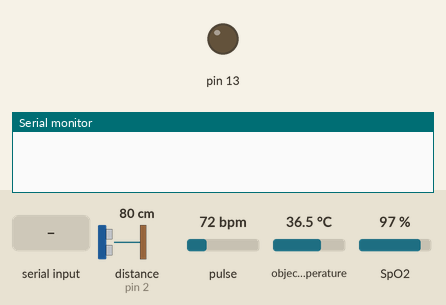
The sketch below on a simulated Arduino Uno, built with avr-gcc and run on an emulated ATmega328P. On the bench: output pins drawn as LEDs (lit = HIGH), the last lines printed to the serial monitor. Wiring (inferred from the names in the program): ultrasonic range finder: trigger pin 3; echo pin 2. Inputs (shaded band) come from the test bench; at power-on: distance to the obstacle (sensor on pin 2) 80 cm, pulse 72 bpm, object temperature 36.5 °C, SpO2 97 %. The echo pulse lasts 58.3 µs per cm; pins used as bus, display or sensor lines are not drawn.

Above: at 1.2 s.
1.3 s: "90,45\n" received over Serial
At 2.4 s:
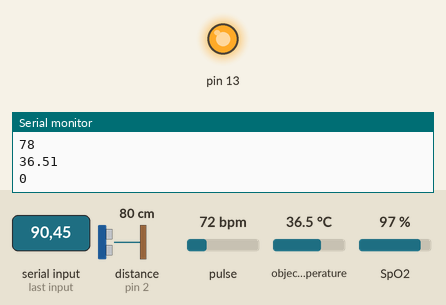
Timing chart, 0 to 7.8 s (numbered marks = the images above; inputs shaded):
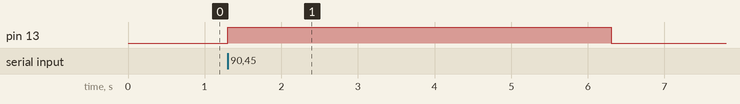

The sketch:

Arduino.ino
```cpp
#include <Wire.h>
#include "MAX30105.h"
#include "spo2_algorithm.h"
#include <Adafruit_MLX90614.h>

Adafruit_MLX90614 mlx = Adafruit_MLX90614();

MAX30105 particleSensor;

#define echoPin 2 // attach pin D2 Arduino to pin Echo of HC-SR04
#define trigPin 3 //attach pin D3 Arduino to pin Trig of HC-SR04

// defines variables
long duration; // variable for the duration of sound wave travel
int distance; // variable for the distance measurement

int comm;

int32_t bufferLength; //data length
int32_t spo2; //SPO2 value
int8_t validSPO2; //indicator to show if the SPO2 calculation is valid
int32_t heartRate; //heart rate value
int8_t validHeartRate; //indicator to show if the heart rate calculation is valid


void setup()
{
  Serial.begin(9600);

  pinMode(13, OUTPUT);
  pinMode(trigPin, OUTPUT); // Sets the trigPin as an OUTPUT
  pinMode(echoPin, INPUT); // Sets the echoPin as an INPUT
  Serial.setTimeout(1);

  if (!particleSensor.begin())
  {
    while (1);
  }


  if (!mlx.begin()) {
     while (1);
  }

  particleSensor.setup(60, 4, 2, 800, 411, 4096);
}

void loop()
{
  uint16_t irBuffer[50]; //infrared LED sensor data
  uint16_t redBuffer[50];  //red LED sensor data
  bufferLength = 50; //buffer length of 100 stores 4 seconds of samples running at 25sps

  while(1)
  {
      digitalWrite(trigPin, LOW);
      delayMicroseconds(2);
      // Sets the trigPin HIGH (ACTIVE) for 10 microseconds
      digitalWrite(trigPin, HIGH);
      delayMicroseconds(10);
      digitalWrite(trigPin, LOW);
      // Reads the echoPin, returns the sound wave travel time in microseconds
      duration = pulseIn(echoPin, HIGH);
      // Calculating the distance
      distance = duration * 0.034 / 2; // Speed of sound wave divided by 2 (go and back)
    //dumping the first 25 sets of samples in the memory and shift the last 75 sets of samples to the top


    for (byte i = 15; i < 50; i++)
    {
      redBuffer[i - 15] = redBuffer[i];
      irBuffer[i - 15] = irBuffer[i];
    }

    //take 25 sets of samples before calculating the heart rate.
    for (byte i = 35; i < 50; i++)
    {
      while (particleSensor.available() == false) //do we have new data?
        particleSensor.check(); //Check the sensor for new data


      redBuffer[i] = particleSensor.getRed();
      irBuffer[i] = particleSensor.getIR();
      particleSensor.nextSample(); //We're finished with this sample so move to next sample
    }

      while (!Serial.available());
      comm = Serial.readString().toInt();

      Serial.println(distance);
      Serial.println(mlx.readObjectTempC());
      Serial.println(spo2);

      if (comm == 9)
      {
       digitalWrite(13, HIGH);
       delay(5000);
       digitalWrite(13, LOW);
      }


    maxim_heart_rate_and_oxygen_saturation(irBuffer, bufferLength, redBuffer, &spo2, &validSPO2, &heartRate, &validHeartRate);
  }
}
```

Measured:
- after the input at 1.3 s, pin 13: LOW → HIGH at once, → LOW 5.0 s later
